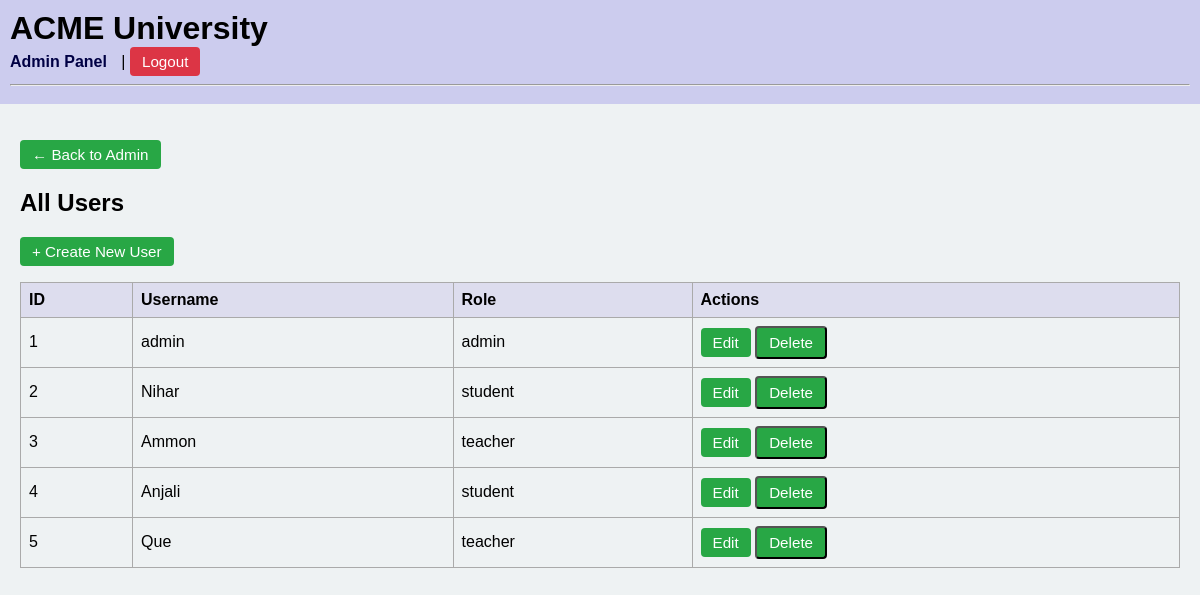
Page /admin/users (signed in) on the committed database.
### models.py (models this page shows, shortened)
class User(db.Model, UserMixin):
    __tablename__ = "users"
    id            = db.Column(db.Integer,   primary_key=True)
    username      = db.Column(db.String(50), unique=True, nullable=False)
    password_hash = db.Column(db.String(128), nullable=False)
    role          = db.Column(db.String(10), nullable=False)
    enrollments     = db.relationship(
        "Enrollment",
        back_populates="student",
        cascade="all, delete-orphan"
    )
    taught_courses  = db.relationship(
        "Course",
        back_populates="teacher",
        cascade="all, delete-orphan"
    )

### app.py (the view)
@app.route("/admin/users")
@login_required
@admin_required
def admin_users():
    users = User.query.order_by(User.id).all()
    return render_template("admin_users.html", users=users)

### app.py (called while the page is built)
@login_manager.user_loader
def load_user(uid):
    return db.session.get(User, int(uid))

def admin_required(f):
    @wraps(f)
    def wrapped(*args, **kwargs):
        if not current_user.is_authenticated or current_user.role != "admin":
            abort(404)
        return f(*args, **kwargs)
    return wrapped

### templates/admin_users.html
{% extends "base.html" %}
{% block content %}
  <p>
    <a href="{{ url_for('admin.index') }}" class="btn">← Back to Admin</a>
  </p>
  <h2>All Users</h2>
  <p>
    <a href="{{ url_for('admin_create_user') }}" class="btn">+ Create New User</a>
  </p>
  <table class="table">
    <thead>
      <tr>
        <th>ID</th>
        <th>Username</th>
        <th>Role</th>
        <th>Actions</th>
      </tr>
    </thead>
    <tbody>
      {% for u in users %}
      <tr>
        <td>{{ u.id }}</td>
        <td>{{ u.username }}</td>
        <td>{{ u.role }}</td>
        <td>
          <a href="{{ url_for('admin_edit_user', user_id=u.id) }}" class="btn btn-sm">Edit</a>
          <form action="{{ url_for('admin_delete_user', user_id=u.id) }}"
                method="post" style="display:inline">
            <button type="submit" class="btn btn-sm btn-danger"
                    onclick="return confirm('Delete {{ u.username }}?');">
              Delete
            </button>
          </form>
        </td>
      </tr>
      {% endfor %}
    </tbody>
  </table>
{% endblock %}

### templates/base.html (shortened to what this page needs)
<!DOCTYPE html>
<html lang="en">
<head>
  <link rel="stylesheet" href="{{ url_for('static',filename='css/styles.css') }}">
</head>
<body>
  <header>
    <h1>ACME University</h1>
    {% if current_user.is_authenticated %}
      <nav>
        {% if current_user.role=='admin' %}
          <a href="{{ url_for('admin.index') }}">Admin Panel</a> |
        {% elif current_user.role=='student' %}
          <a href="{{ url_for('student_dashboard') }}">My Dashboard</a> |
        {% elif current_user.role=='teacher' %}
          <a href="{{ url_for('teacher_dashboard') }}">My Dashboard</a> |
        {% endif %}
        <a href="{{ url_for('logout') }}" class="btn logout-btn">Logout</a>
      </nav>
    {% else %}
      <nav>
        <a href="{{ url_for('login') }}" class="btn">Sign in</a>
      </nav>
    {% endif %}
    <hr>
  </header>
  <main>
    {% block content %}{% endblock %}
  </main>
</body>
</html>

### static/css/styles.css (style rules this page uses)
body { font-family: sans-serif; background: #eef2f3; margin: 0; }
header { background: #cce; padding: 10px; }
header h1 { margin: 0; }
nav a { margin-right: 10px; color: #004; text-decoration: none; font-weight: bold; }
main { padding: 20px; }
.table { width: 100%; border-collapse: collapse; margin-bottom: 20px; }
.table th, .table td { border: 1px solid #aaa; padding: 8px; text-align: left; }
.table th { background: #dde; }
.btn { display: inline-block; padding: 6px 12px; background: #28a745; color: #fff; text-decoration: none; border-radius: 4px; font-size: 0.95rem; transition: background 0.2s ease; }
.logout-btn { background: #dc3545; box-shadow: none; font-weight: normal; }

### rows in the picture
User: id "1", username "admin", role "admin"
User: id "2", username "Nihar", role "student"
User: id "3", username "Ammon", role "teacher"
User: id "4", username "Anjali", role "student"
User: id "5", username "Que", role "teacher"
